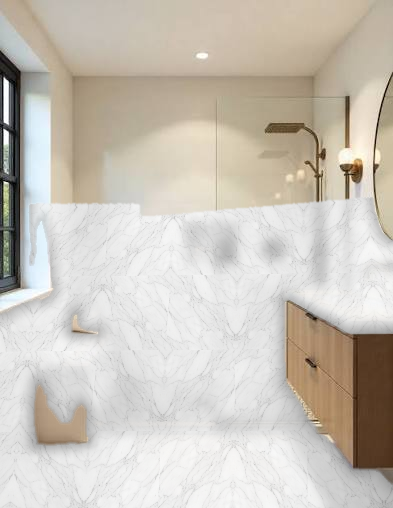
#> input picture assets/test_bathroom_1_floor.png, 393 x 508 px
$ python -i depth_engine.py   (imports and definitions only)
#> lines starting #> are read from the running program, lines starting #| are printed output that depends on the picture
"""
Stage 2 & Stage 5: Monocular 3D Depth Engine & Ground Plane RANSAC Fitting
"""

import cv2
import numpy as np
from PIL import Image
from sklearn.linear_model import RANSACRegressor, LinearRegression

class DepthGeometryEngine:
    def __init__(self, model=None, processor=None, device="cpu"):
        self.model = model
        self.processor = processor
        self.device = device

    def infer_depth(self, image_bgr):
        """
        Runs Depth-Anything-V2 to extract a metric-relative depth map.
        Returns:
          - depth_map: (H, W) float32 array
        """
        H, W = image_bgr.shape[:2]
        if self.model is None or self.processor is None:
            # Fallback linear gradient depth map (near=1.0, far=5.0)
            yy, xx = np.mgrid[0:H, 0:W]
            return (1.0 + 4.0 * (1.0 - yy / max(1, H - 1))).astype(np.float32)

        image_rgb = cv2.cvtColor(image_bgr, cv2.COLOR_BGR2RGB)
        pil_img = Image.fromarray(image_rgb)
        inf_img = pil_img.resize((1024, 768))

        inputs = self.processor(images=inf_img, return_tensors="pt")
        if self.device != "cpu":
            inputs = {k: v.to(self.device) for k, v in inputs.items()}

        with __import__("torch").inference_mode():
            outputs = self.model(**inputs)

        pred_depth = outputs.predicted_depth.squeeze().cpu().numpy()
        depth_map = cv2.resize(pred_depth.astype(np.float32), (W, H), interpolation=cv2.INTER_CUBIC)
        return depth_map

    # [149 lines left out: functions fit_ground_plane, compute_dense_ground_support, visualize_depth, visualize_plane, not called in this run]

>>> import cv2
>>> picture = cv2.imread('../assets/test_bathroom_1_floor.png')
#> picture is the input picture: shape (508, 393, 3); mean B, G, R 186.8, 196.4, 202.6
>>> result = DepthGeometryEngine().infer_depth(picture)
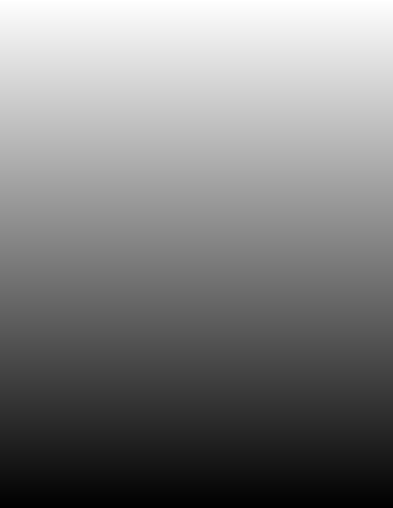
#> result: shape (508, 393) float32; min 1, max 5, mean 3; drawn with min black and max white
